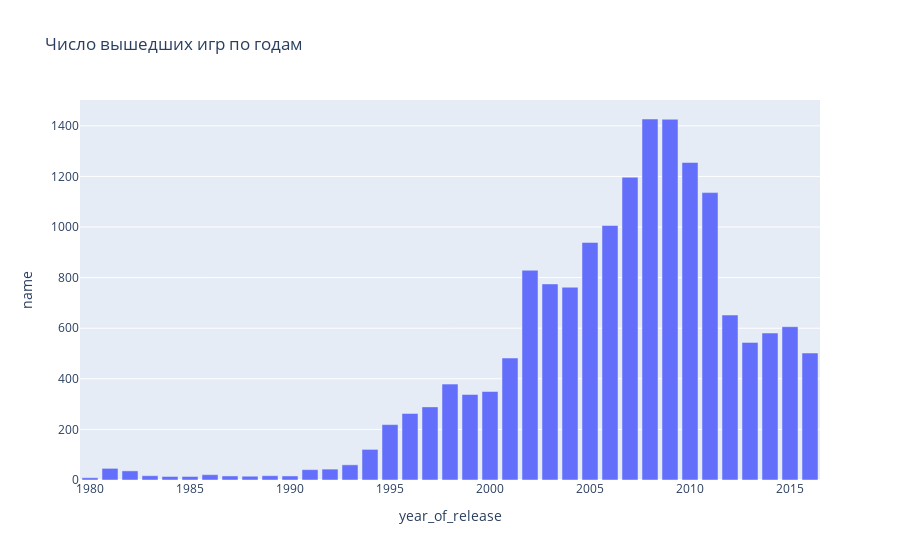

Notebook code for this chart:
### Markdown cell above
Посмотрим как распределяется количество выпущеных игр по годам:

### Code cell
px.bar(data.pivot_table(index='year_of_release', values='name', aggfunc='count'), y='name', title='Число вышедших игр по годам')

### Figure 1 — Plotly figure (JSON) as saved in the notebook; plotly's stock layout.template omitted (floating-point values rounded to 4 significant figures)
{"data": [{"alignmentgroup": "True", "hovertemplate": "year_of_release=%{x}<br>name=%{y}<extra></extra>", "legendgroup": "", "marker": {"color": "#636efa", "pattern": {"shape": ""}}, "name": "", "offsetgroup": "", "orientation": "v", "showlegend": false, "textposition": "auto", "type": "bar", "x": [1980, 1981, 1982, 1983, 1984, 1985, 1986, 1987, 1988, 1989, 1990, 1991, 1992, 1993, 1994, 1995, 1996, 1997, 1998, 1999, 2000, 2001, 2002, 2003, 2004, 2005, 2006, 2007, 2008, 2009, 2010, 2011, 2012, 2013, 2014, 2015, 2016], "xaxis": "x", "y": [9, 46, 36, 17, 14, 14, 21, 16, 15, 17, 16, 41, 43, 60, 121, 219, 263, 289, 379, 338, 350, 482, 829, 775, 762, 939, 1006, 1197, 1427, 1426, 1255, 1136, 652, 544, 581, 606, 502], "yaxis": "y"}], "layout": {"barmode": "relative", "legend": {"tracegroupgap": 0}, "title": {"text": "Число вышедших игр по годам"}, "xaxis": {"anchor": "y", "domain": [0, 1], "title": {"text": "year_of_release"}}, "yaxis": {"anchor": "x", "domain": [0, 1], "title": {"text": "name"}}}}
